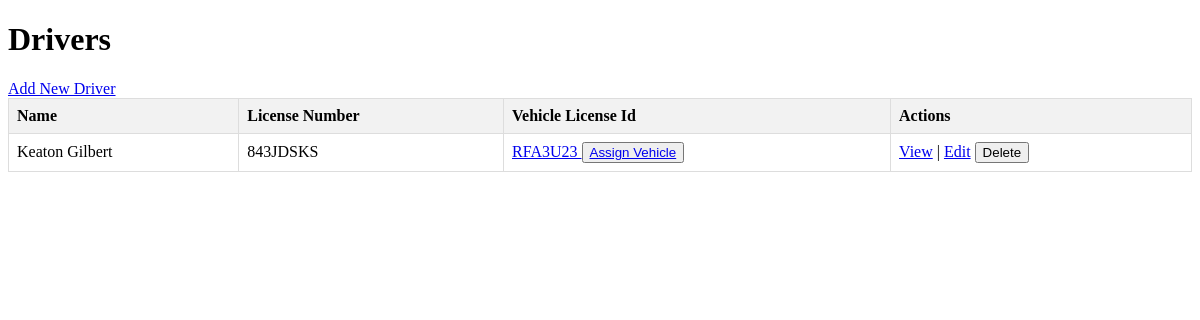
The app's page /drivers/ with its own data.
### drivers/models.py (models this page shows, shortened)
class Driver(models.Model):
  name = models.CharField(max_length=100)
  license_number = models.CharField(max_length=50, unique=True)
  vehicle = models.ForeignKey(Vehicle, on_delete=models.SET_NULL, null=True, blank=True)

### vehicles/models.py (models this page shows, shortened)
class Vehicle(models.Model):
    NUMBER_PLATE_MAX_LENGTH = 15
    MODEL_MAX_LENGTH = 50
    CATEGORY_CHOICES = [
        ('taxi', 'Taxi'),
        ('cab', 'Cab'),
        ('bus', 'Bus'),
        ('coaster', 'Coaster (Minibus)'),
        ('coach', 'Coach'),
        ('bike', 'Bike'),
        ('van', 'Van'),
    ]
    license_plate = models.CharField(max_length=NUMBER_PLATE_MAX_LENGTH, unique=True)
    model = models.CharField(max_length=MODEL_MAX_LENGTH)
    capacity = models.IntegerField()
    category = models.CharField(max_length=50, choices=CATEGORY_CHOICES, default=CATEGORY_CHOICES[0])
    status = models.CharField(max_length=20, choices=[('active', 'Active'), ('inactive', 'Inactive')])

### drivers/views.py (the view)
# urls.py: path('', list_drivers, name='driver-list'),
def list_drivers(request):
    drivers = Driver.objects.all()
    return render(request, 'drivers/drivers-list.html', {'drivers': drivers})

### drivers/templates/drivers/drivers-list.html (shortened to what this page needs)
<!DOCTYPE html>
<html lang="en">
  <head>
  </head>
  <body>
    <h1>Drivers</h1>
    <a href="{% url 'create-driver' %}">Add New Driver</a>
    <table>
      <thead>
        <tr>
          <th>Name</th>
          <th>License Number</th>
          <th>Vehicle License Id</th>
          <th>Actions</th>
        </tr>
      </thead>
      <tbody>
        {% if drivers %} {% for driver in drivers %}
        <tr>
          <td>{{ driver.name }}</td>
          <td>{{ driver.license_number }}</td>
          <td>
            {% if driver.vehicle %}
            <a href="{% url 'view-vehicle' driver.vehicle.id %}"> {{ driver.vehicle.license_plate }} </a>
            {% else %} No Vehicle Assigned {% endif %}
            <button>
              <a href="{% url 'assign-vehicle-to-driver' driver.id %}">Assign Vehicle</a>
            </button>
          </td>
          <td>
            <a href="{% url 'view-driver' driver.id %}">View</a> |
            <a href="{% url 'update-driver' driver.id %}">Edit</a>
            <form action="{% url 'delete-driver' driver.id %}" method="post" style="display: inline">
              <input type="submit" value="Delete" />
            </form>
          </td>
        </tr>
        {% empty %}
        <tr>
          <td colspan="4">No drivers registered yet!</td>
        </tr>
        {% endfor %} {% else %}
        <tr>
          <td colspan="4">No drivers registered yet!</td>
        </tr>
        {% endif %}
      </tbody>
    </table>
  </body>
</html>

### drivers/templates/drivers/drivers-list.html (style rules this page uses)
table { width: 100%; border-collapse: collapse; }
th, td { border: 1px solid #ddd; padding: 8px; text-align: left; }
th { background-color: #f2f2f2; }

### records on screen
Driver: name "Keaton Gilbert", license_number "843JDSKS", vehicle.license_plate "RFA3U23"
